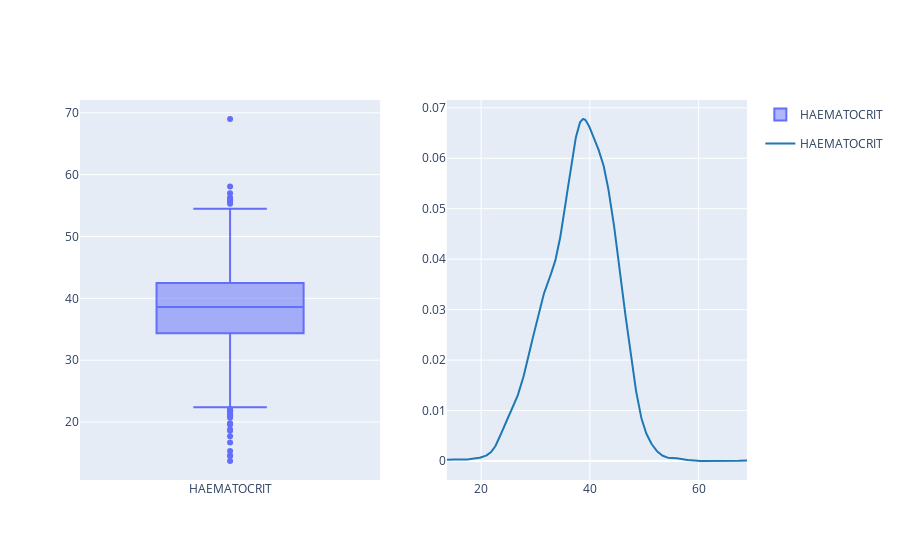
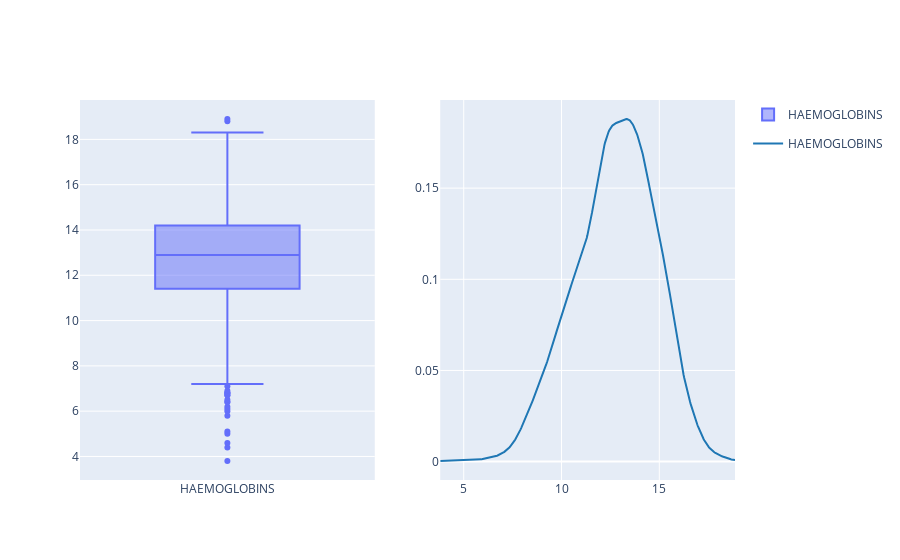
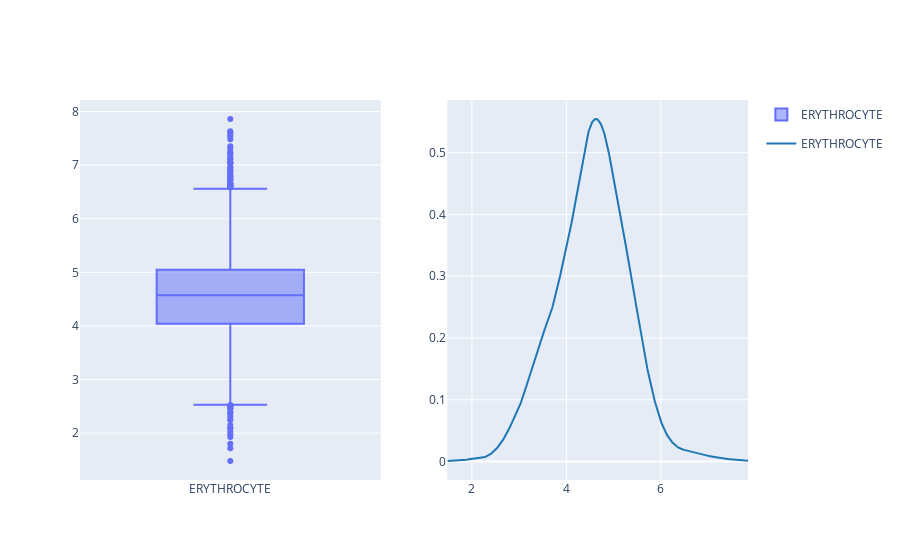
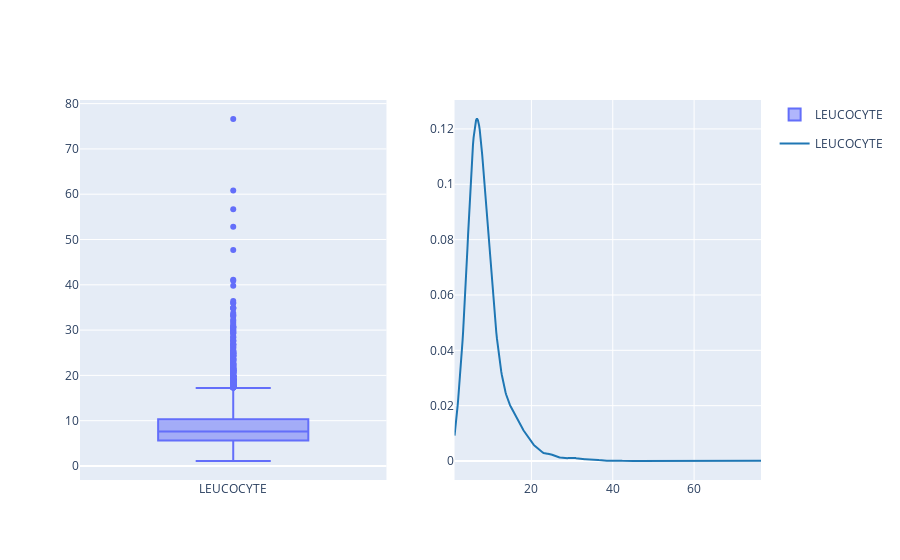

Notebook cell for these charts, in order:
### Markdown cell above
Based on the descriptions of each of the feature variables, a few peculiar values are in:
* **LEUCOCYTE** - max value is much higher than the mean value
* **THROMBOCYTE** - max and min values are very dispersed

### Code cell
for column in num_feats:
    fig = make_subplots(rows=1, cols=2)
    
    #Box plot
    fig.add_trace(
    go.Box(y=data[column], name=column),
    row =1, col=1)
    
    # KDE plot
    hist_data = [data[column]]
    group_labels = [column]
    distplot = ff.create_distplot(hist_data, group_labels, show_hist=False, show_rug=False)
    for trace in distplot.data:
        fig.add_trace(trace, row=1, col=2)
    fig.show()

### Figure 1 — Plotly figure (JSON) as saved in the notebook; plotly's stock layout.template omitted (floating-point values rounded to 4 significant figures; data arrays with more than 128 entries replaced by an {"elided": "..."} marker saying what was removed)
{"data": [{"name": "HAEMATOCRIT", "type": "box", "xaxis": "x", "y": {"elided": "4412 float values"}, "yaxis": "y"}, {"legendgroup": "HAEMATOCRIT", "marker": {"color": "rgb(31, 119, 180)"}, "mode": "lines", "name": "HAEMATOCRIT", "showlegend": true, "type": "scatter", "x": {"elided": "500 float values"}, "xaxis": "x2", "y": {"elided": "500 float values"}, "yaxis": "y2"}], "layout": {"xaxis": {"anchor": "y", "domain": [0, 0.45]}, "xaxis2": {"anchor": "y2", "domain": [0.55, 1]}, "yaxis": {"anchor": "x", "domain": [0, 1]}, "yaxis2": {"anchor": "x2", "domain": [0, 1]}}}

### Figure 2 — Plotly figure (JSON) as saved in the notebook; plotly's stock layout.template omitted (floating-point values rounded to 4 significant figures; data arrays with more than 128 entries replaced by an {"elided": "..."} marker saying what was removed)
{"data": [{"name": "HAEMOGLOBINS", "type": "box", "xaxis": "x", "y": {"elided": "4412 float values"}, "yaxis": "y"}, {"legendgroup": "HAEMOGLOBINS", "marker": {"color": "rgb(31, 119, 180)"}, "mode": "lines", "name": "HAEMOGLOBINS", "showlegend": true, "type": "scatter", "x": {"elided": "500 float values"}, "xaxis": "x2", "y": {"elided": "500 float values"}, "yaxis": "y2"}], "layout": {"xaxis": {"anchor": "y", "domain": [0, 0.45]}, "xaxis2": {"anchor": "y2", "domain": [0.55, 1]}, "yaxis": {"anchor": "x", "domain": [0, 1]}, "yaxis2": {"anchor": "x2", "domain": [0, 1]}}}

### Figure 3 — Plotly figure (JSON) as saved in the notebook; plotly's stock layout.template omitted (floating-point values rounded to 4 significant figures; data arrays with more than 128 entries replaced by an {"elided": "..."} marker saying what was removed)
{"data": [{"name": "ERYTHROCYTE", "type": "box", "xaxis": "x", "y": {"elided": "4412 float values"}, "yaxis": "y"}, {"legendgroup": "ERYTHROCYTE", "marker": {"color": "rgb(31, 119, 180)"}, "mode": "lines", "name": "ERYTHROCYTE", "showlegend": true, "type": "scatter", "x": {"elided": "500 float values"}, "xaxis": "x2", "y": {"elided": "500 float values"}, "yaxis": "y2"}], "layout": {"xaxis": {"anchor": "y", "domain": [0, 0.45]}, "xaxis2": {"anchor": "y2", "domain": [0.55, 1]}, "yaxis": {"anchor": "x", "domain": [0, 1]}, "yaxis2": {"anchor": "x2", "domain": [0, 1]}}}

### Figure 4 — Plotly figure (JSON) as saved in the notebook; plotly's stock layout.template omitted (floating-point values rounded to 4 significant figures; data arrays with more than 128 entries replaced by an {"elided": "..."} marker saying what was removed)
{"data": [{"name": "LEUCOCYTE", "type": "box", "xaxis": "x", "y": {"elided": "4412 float values"}, "yaxis": "y"}, {"legendgroup": "LEUCOCYTE", "marker": {"color": "rgb(31, 119, 180)"}, "mode": "lines", "name": "LEUCOCYTE", "showlegend": true, "type": "scatter", "x": {"elided": "500 float values"}, "xaxis": "x2", "y": {"elided": "500 float values"}, "yaxis": "y2"}], "layout": {"xaxis": {"anchor": "y", "domain": [0, 0.45]}, "xaxis2": {"anchor": "y2", "domain": [0.55, 1]}, "yaxis": {"anchor": "x", "domain": [0, 1]}, "yaxis2": {"anchor": "x2", "domain": [0, 1]}}}
